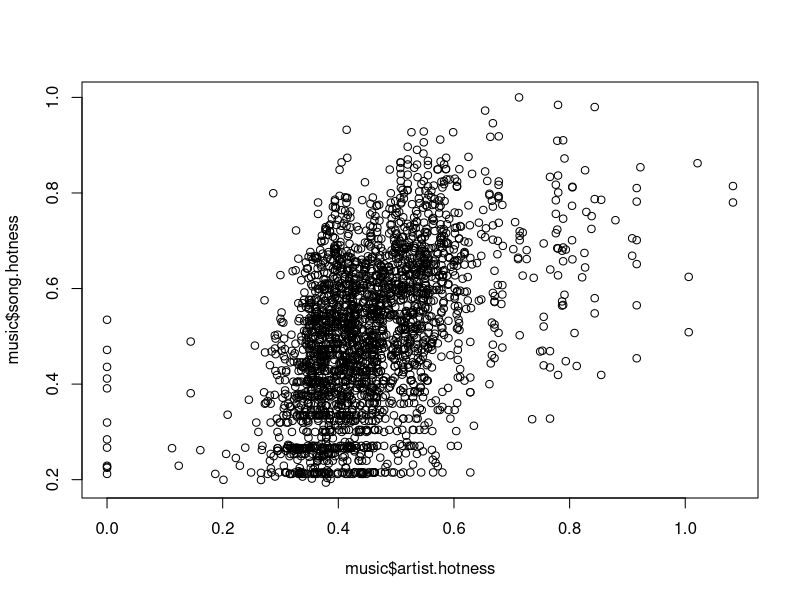
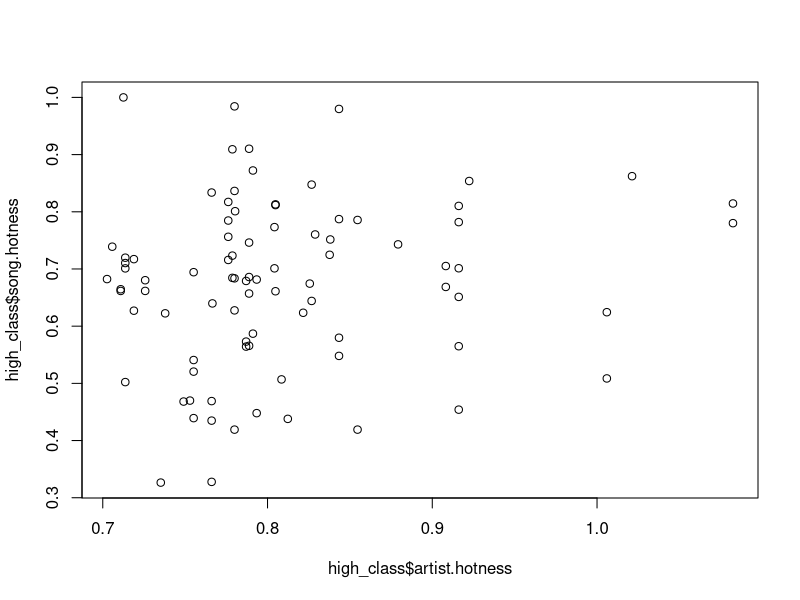
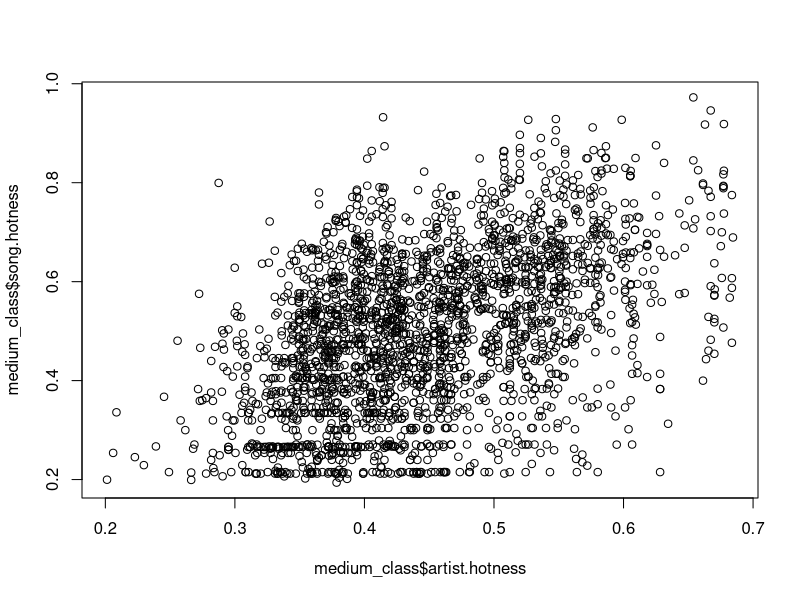

The R script that drew these images, in order: (Note: this script raises an error after producing the figures.)
setwd("/Users/kathy/Desktop/Columbia University/2019Spring/Business Analytics/Group Project")

music = read.csv("music_final.csv")

#### clean data ####
music = na.omit(music)
music = subset(music, music$song.hotness!=0) # drop song.hotness=0

plot(music$artist.hotness, music$song.hotness)
cor(music$artist.hotness, music$song.hotness) # how much could artist_hotness explain for song_hotness
# create label of low, medium, high
music$label = 'medium'
music[which(music$artist.hotness>0.6),]$label = 'high'
music[which(music$artist.hotness<0.2),]$label = 'low'
col_list = c("artist.name", "artist.hotness", "Songs","Year", "duration",
             "start_of_fade_out", "end_of_fade_in", "familiarity",
             "key", "key_confidence", "location", "loudness", "mode","tempo",
             "grouped_terms", "time_signature", "time_signature_confidence", "decade",
             "mode_confidence", "label","song.hotness")
model_col_list = c("artist.hotness", "duration",
             "start_of_fade_out", "end_of_fade_in", "familiarity",
             "key", "key_confidence", "loudness", "mode","tempo",
             "grouped_terms", "time_signature", "time_signature_confidence", "decade",
             "mode_confidence", "label","song.hotness")

music = music[,model_col_list]
music$key = as.factor(music$key)
music$mode = as.factor(music$mode)
music$grouped_terms = str(music$grouped_terms)
music$time_signature = as.factor(music$time_signature)
music$decade = as.factor(music$decade)
music$label = str(music$label)

attach(music)

high_class = music[which(artist.hotness>0.7),]
medium_class = music[which(artist.hotness>0.2 & artist.hotness<0.7),]
small_class = music[which(artist.hotness<0.2),]

plot(high_class$artist.hotness, high_class$song.hotness)
cor(high_class$artist.hotness, high_class$song.hotness)
plot(medium_class$artist.hotness, medium_class$song.hotness)
cor(medium_class$artist.hotness, medium_class$song.hotness)


##########
pr.out=prcomp(music[-1],scale=T)
summary(pr.out)
pr.var=pr.out$sdev^2
pve=pr.var/sum(pr.var)
pve
plot(cumsum (pve), xlab=" Principal Component ", ylab ="Cumulative Proportion of Variance Explained ", 
     ylim=c(0,1), type="b")
############## tetst #############

linreg = lm(song.hotness~artist.hotness, data=data)
summary(linreg)
cor(song.hotness,artist.hotness)